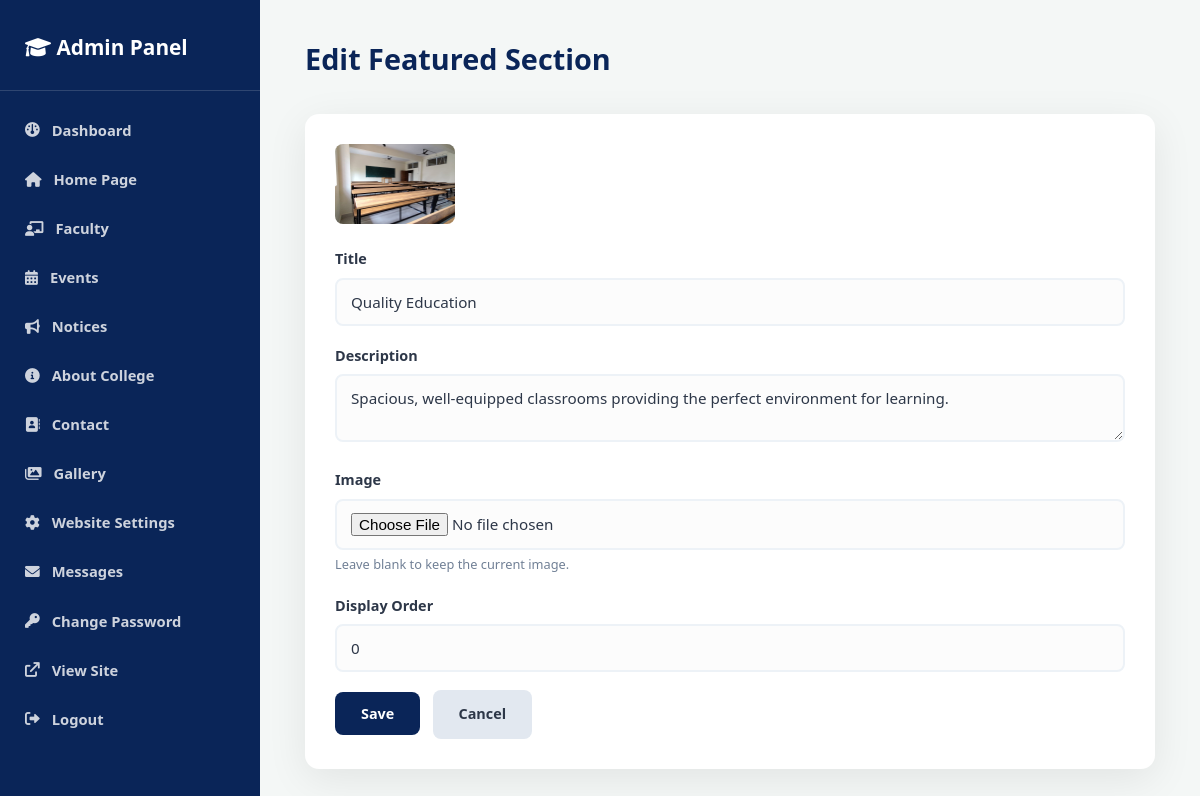
Page /admin/home/features/1/edit (signed in) on the committed database.
### app/models.py (models this page shows)
class HomeFeature(db.Model):
    __tablename__ = "home_features"
    id = db.Column(db.Integer, primary_key=True)
    title = db.Column(db.String(150), nullable=False)
    description = db.Column(db.Text, default="")
    image = db.Column(db.String(300), default="")
    display_order = db.Column(db.Integer, default=0)

### app/routes/admin.py (the view, shortened to what this page needs)
@admin_bp.route("/admin/home/features/<int:feature_id>/edit", methods=["GET", "POST"])
@login_required
def edit_home_feature(feature_id):
    feature = models.HomeFeature.query.get_or_404(feature_id)
    form = HomeFeatureForm(obj=feature)
    return render_template("admin/home_feature_edit.html", form=form, feature=feature)

### app/forms.py
class HomeFeatureForm(FlaskForm):
    title = StringField("Title", validators=[DataRequired(), Length(max=150)])
    description = TextAreaField("Description", validators=[Optional(), Length(max=2000)])
    image = FileField("Image", validators=[Optional(), FileAllowed(IMAGE_EXTENSIONS, IMAGE_MESSAGE)])
    display_order = IntegerField("Display Order", default=0, validators=[Optional()])

### app/__init__.py (called while the page is built)
def _register_context_processors(app: Flask) -> None:
    @app.context_processor
    def inject_site_settings():
        from .models import SiteSetting
        try:
            settings = SiteSetting.get()
        except Exception:
            settings = None
        return {"site_settings": settings}

def _register_security_headers(app: Flask) -> None:
    @app.after_request
    def set_secure_headers(response):
        response.headers.setdefault("X-Content-Type-Options", "nosniff")
        response.headers.setdefault("X-Frame-Options", "SAMEORIGIN")
        response.headers.setdefault("Referrer-Policy", "strict-origin-when-cross-origin")
        return response

### app/models.py (called while the page is built)
def _singleton_get(model):
    row = model.query.get(1)
    if row is None:
        row = model(id=1)
        db.session.add(row)
        db.session.commit()
    return row

    @staticmethod
    def get():
        return _singleton_get(SiteSetting)

### app/utils.py (called while the page is built)
def login_required(view):
    @wraps(view)
    def wrapped(*args, **kwargs):
        if not session.get("logged_in"):
            flash("Please log in to continue.", "danger")
            return redirect(url_for("admin.login"))
        return view(*args, **kwargs)
    return wrapped

### templates/admin/home_feature_edit.html (shortened to what this page needs)
{% extends "admin/_base.html" %}
{% from "admin/_macros.html" import field %}
{% block heading %}Edit Featured Section{% endblock %}
{% block content %}
<div class="admin-card">
    {% if feature.image %}<img src="{{ url_for('static', filename=feature.image) }}" class="thumb" style="width:120px;height:80px;margin-bottom:15px;">{% endif %}
    <form method="POST" enctype="multipart/form-data">
        {{ field(form.title) }}
        {{ field(form.description) }}
        {{ field(form.image, hint="Leave blank to keep the current image.") }}
        {{ field(form.display_order) }}
        <button type="submit" class="btn btn-save">Save</button>
        <a href="{{ url_for('admin.admin_home_features') }}" class="btn btn-cancel">Cancel</a>
    </form>
</div>
{% endblock %}

### templates/admin/_macros.html (shortened to what this page needs)
{% macro field(f, hint=None) %}
<div class="form-group">
    {{ f.label(class="form-label") }}
    {{ f(class="form-control") }}
    {% if hint %}<div class="form-hint">{{ hint }}</div>{% endif %}
</div>
{% endmacro %}

### static/css/style.css (style rules this page uses)
:root { --bg-color: #f4f7f6; --white: #ffffff; --primary: #0a2558; --primary-light: #1e4c9a; --accent: #ff9f1c; --text-main: #2d3748; --text-muted: #718096; --shadow-soft: 0 10px 40px rgba(0,0,0,0.08); --shadow-hover: 0 20px 50px rgba(0,0,0,0.12); }
* { margin: 0; padding: 0; box-sizing: border-box; font-family: 'Segoe UI', 'Roboto', Helvetica, Arial, sans-serif; }
body { background-color: var(--bg-color); color: var(--text-main); line-height: 1.7; overflow-x: hidden; }
a { text-decoration: none; color: inherit; transition: 0.3s ease; }
input, textarea { width: 100%; padding: 18px; border: 2px solid #edf2f7; border-radius: 10px; background: #fcfcfc; font-size: 1rem; transition: 0.3s; outline: none; color: var(--text-main); }

### static/css/admin.css (style rules this page uses)
.admin-card { background: #fff; padding: 30px; border-radius: 14px; box-shadow: var(--shadow-soft); margin-bottom: 30px; }
.form-group { margin-bottom: 18px; }
.form-label { display: block; font-weight: 600; margin-bottom: 6px; color: var(--text-main); font-size: 0.9rem; }
.form-control { width: 100%; padding: 12px 14px; border: 2px solid #edf2f7; border-radius: 8px; background: #fcfcfc; font-size: 0.95rem; }
.form-hint { color: var(--text-muted); font-size: 0.8rem; margin-top: 4px; }
.btn { display: inline-block; padding: 12px 26px; border-radius: 8px; font-weight: 700; border: none; cursor: pointer; font-size: 0.9rem; text-align: center; }
.btn-save { background: var(--primary); color: #fff; }
.btn-cancel { background: #e2e8f0; color: #2d3748; margin-left: 8px; }
.thumb { width: 54px; height: 54px; object-fit: cover; border-radius: 8px; }

### rows in the picture
HomeFeature: image (picture), title "Quality Education", description "Spacious, well-equipped classrooms providing the perfect environment for learning.", display_order "0"

### other values in the picture
{{ f.label(class="form-label") }} "Title Description Image Display Order"
{{ hint }} "Leave blank to keep the current image."
